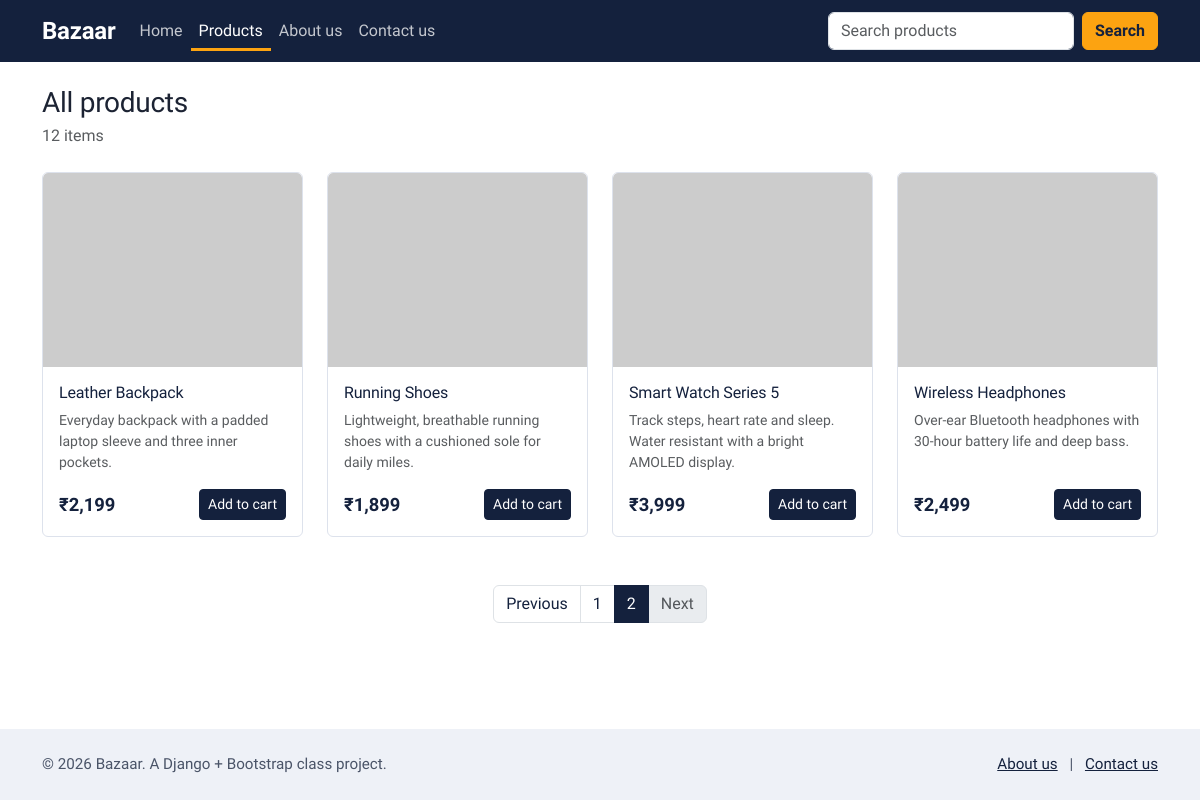
/products/?page=2, run on the app's committed database.
### store/models.py (models this page shows, shortened)
class Product(models.Model):
    title = models.CharField(max_length=200)
    description = models.TextField()
    price = models.DecimalField(max_digits=10, decimal_places=2)
    image_url = models.URLField(max_length=500)
    is_featured = models.BooleanField(
        default=False, help_text="Show this product in the home page carousel."
    )
    created_at = models.DateTimeField(auto_now_add=True)
    class Meta:
        db_table = "Product"
        ordering = ["-created_at", "-id"]

### store/views.py (the view)
# urls.py: path("products/", views.ProductListView.as_view(), name="product_list"),
class ProductListView(ListView):
    model = Product
    template_name = "store/product_list.html"
    context_object_name = "products"
    paginate_by = 8
    def get_queryset(self):
        queryset = super().get_queryset()
        query = self.request.GET.get("q", "").strip()
        if query:
            queryset = queryset.filter(title__icontains=query)
        return queryset
    def get_context_data(self, **kwargs):
        context = super().get_context_data(**kwargs)
        context["query"] = self.request.GET.get("q", "").strip()
        return context

### store/templates/store/product_list.html (shortened to what this page needs)
{% extends "store/base.html" %}
{% block content %}
<section class="container pt-4">
  <div class="d-flex flex-column flex-sm-row justify-content-between align-items-sm-end mb-4 gap-2">
    <div>
      <h1 class="h3 mb-1">{% if query %}Results for "{{ query }}"{% else %}All products{% endif %}</h1>
      <p class="text-muted mb-0">{{ paginator.count }} item{{ paginator.count|pluralize }}</p>
    </div>
  </div>
  {% if products %}
  <div class="row row-cols-1 row-cols-sm-2 row-cols-lg-4 g-4">
    {% for product in products %}
      <div class="col">{% include "store/_product_card.html" %}</div>
    {% endfor %}
  </div>
  {% if is_paginated %}
  <nav class="mt-5" aria-label="Product pages">
    <ul class="pagination justify-content-center">
      {% if page_obj.has_previous %}
        <li class="page-item"><a class="page-link" href="?page={{ page_obj.previous_page_number }}{% if query %}&q={{ query|urlencode }}{% endif %}">Previous</a></li>
      {% else %}
        <li class="page-item disabled"><span class="page-link">Previous</span></li>
      {% endif %}
      {% for num in paginator.page_range %}
        <li class="page-item {% if num == page_obj.number %}active{% endif %}">
          <a class="page-link" href="?page={{ num }}{% if query %}&q={{ query|urlencode }}{% endif %}">{{ num }}</a>
        </li>
      {% endfor %}
      {% if page_obj.has_next %}
        <li class="page-item"><a class="page-link" href="?page={{ page_obj.next_page_number }}{% if query %}&q={{ query|urlencode }}{% endif %}">Next</a></li>
      {% else %}
        <li class="page-item disabled"><span class="page-link">Next</span></li>
      {% endif %}
    </ul>
  </nav>
  {% endif %}
  {% else %}
  <div class="text-center py-5">
    <p class="lead mb-1">No products found.</p>
    <p class="text-muted">Try a different search, or add products in the admin panel.</p>
  </div>
  {% endif %}
</section>
{% endblock %}

### store/templates/store/_product_card.html
<div class="card product-card h-100">
  <img src="{{ product.image_url }}" class="card-img-top" alt="{{ product.title }}" loading="lazy">
  <div class="card-body d-flex flex-column">
    <h2 class="h6 card-title">{{ product.title }}</h2>
    <p class="card-text text-muted small">{{ product.description|truncatechars:80 }}</p>
    <div class="mt-auto d-flex justify-content-between align-items-center">
      <span class="price">&#8377;{{ product.price|floatformat:"0g" }}</span>
      <button type="button" class="btn btn-sm btn-ink">Add to cart</button>
    </div>
  </div>
</div>

### store/static/store/css/style.css (style rules this page uses)
:root { --ink: #14213d; --sun: #fca311; --sun-dark: #e18f00; --mist: #eef1f7; --line: #dde2ec; --bs-body-font-family: "Source Sans 3", system-ui, sans-serif; --bs-body-color: #1c2333; --bs-body-bg: #ffffff; }
h1, h2, h3, h4, h5, h6, .navbar-brand, .display-6 { font-family: "Bricolage Grotesque", system-ui, sans-serif; font-weight: 700; color: var(--ink); letter-spacing: -0.01em; }
a { color: var(--ink); }
.btn-ink { background: var(--ink); border-color: var(--ink); color: #fff; }
.product-card { border: 1px solid var(--line); border-radius: 6px; overflow: hidden; }
.product-card .card-img-top { aspect-ratio: 4 / 3; object-fit: cover; background: var(--mist); }
.product-card .card-title { color: var(--ink); }
.price { font-family: "Bricolage Grotesque", system-ui, sans-serif; font-weight: 700; font-size: 1.15rem; color: var(--ink); }
.pagination { --bs-pagination-active-bg: var(--ink); --bs-pagination-active-border-color: var(--ink); --bs-pagination-color: var(--ink); }

### data on the page
Product: title "Leather Backpack", description "Everyday backpack with a padded laptop sleeve and three inner pockets.", price "2,199"
Product: title "Running Shoes", description "Lightweight, breathable running shoes with a cushioned sole for daily miles.", price "1,899"
Product: title "Smart Watch Series 5", description "Track steps, heart rate and sleep. Water resistant with a bright AMOLED display.", price "3,999"
Product: title "Wireless Headphones", description "Over-ear Bluetooth headphones with 30-hour battery life and deep bass.", price "2,499"

### other printed values
{{ paginator.count }} "12"
{{ num }} "1" "2"
